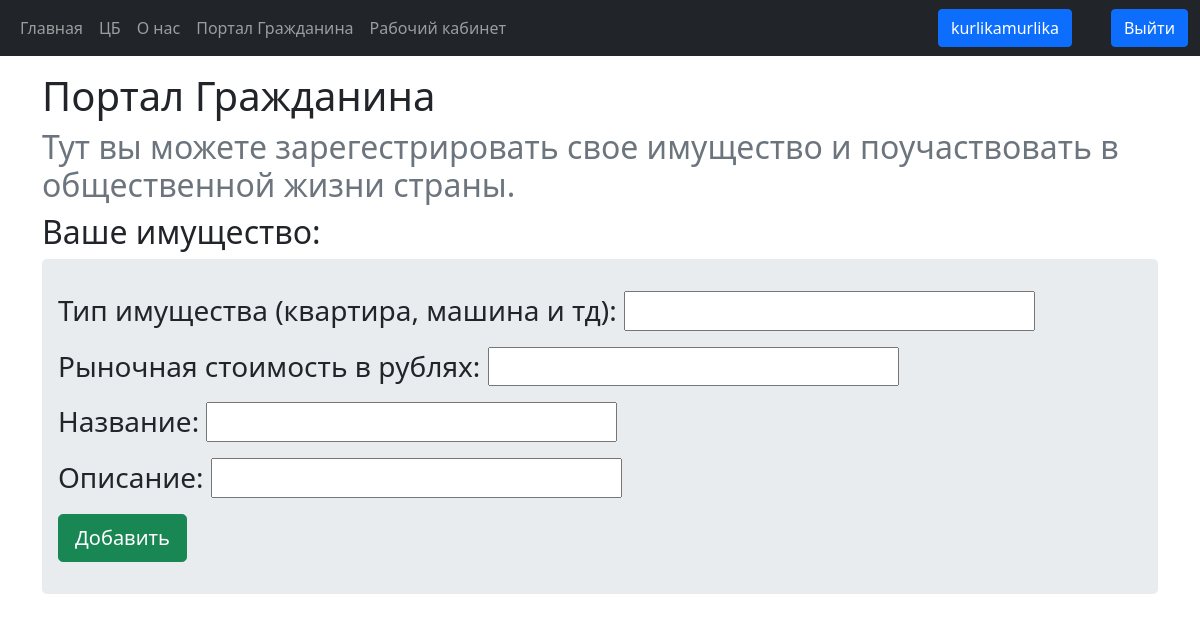
The app's page /citizen/ (signed in), older data.
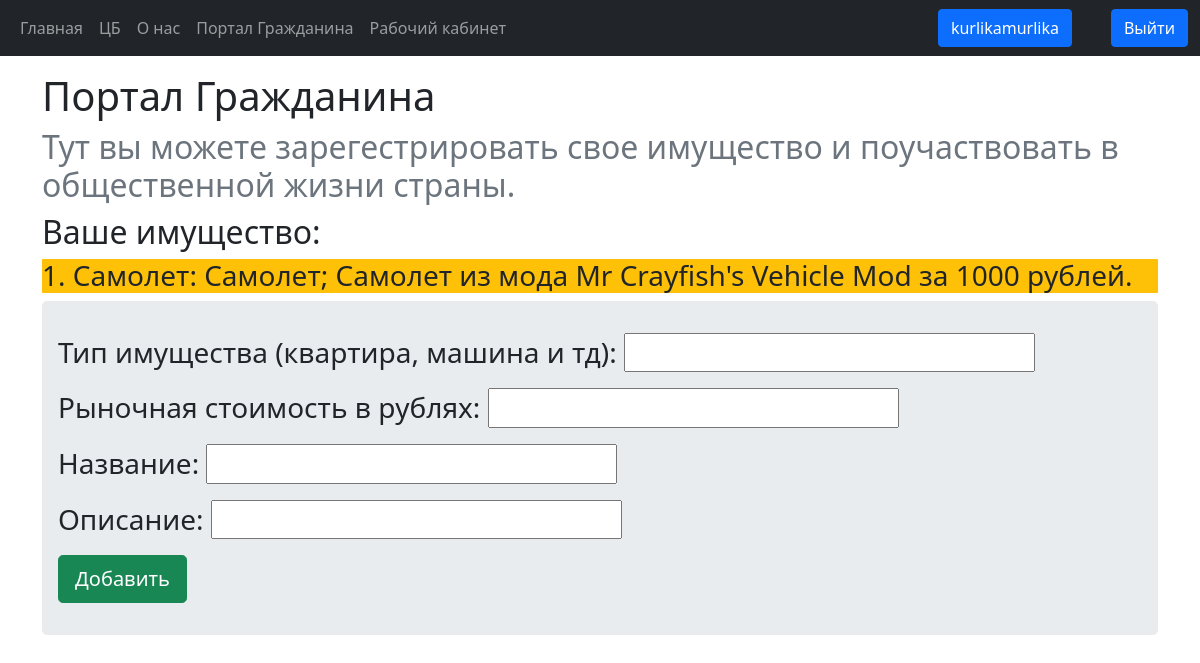
The same page, newer data.
### bank/models.py (models this page shows, shortened)
class Property(models.Model):
    citizen = models.ForeignKey(Citizen, on_delete=models.CASCADE, blank=True, null=True)
    property_type = models.CharField(max_length=50)
    market_price = models.IntegerField(default=0)
    name = models.CharField(max_length=100)
    description = models.TextField()

### bank/views.py (the view, shortened to what this page needs)
# urls.py: path('citizen/', views.citizen, name='citizen'),
def citizen(request):
    has_citizenship = False
    citizenship = ''
    bank_account = ''
    property_list = []
    try:
        bank_account = BankAccount.objects.get(user_id=request.user.id)
        has_bank = True
    except:
        has_bank = False
    try:
        citizenship = Citizen.objects.get(user_id=request.user.id)
        has_citizenship = True
        property_list = Property.objects.filter(citizen_id=citizenship.id)
    except:
        has_citizenship = False
    form = getCitizenShip(request.POST or None)
    form_property = RegisterProperty(request.POST or None)
    citizen_dict = {
        'has_citizenship': has_citizenship,
        'citizenship': citizenship,
        'form': form,
        'has_bank': has_bank,
        'form_property': form_property,
        'property_list': property_list,
    }
    if form_property.is_valid():
        print("works")
        citizen_property = form_property.save(commit=False)
        citizen_property.citizen = citizenship
        print(citizen_property)
        citizen_property.save()
    return render(request, 'bank/citizen.html', context=citizen_dict)

### bank/forms.py
class getCitizenShip(forms.Form):
    minecraft_username = forms.CharField(label="Ваш ник в Minecraft", min_length=3, max_length=16)
    discord_username = forms.CharField(label='Ваш ник в Discord')
    country = CountryField().formfield()

class RegisterProperty(forms.ModelForm):
    property_type = forms.CharField(label='Тип имущества (квартира, машина и тд)')
    market_price = forms.IntegerField(label="Рыночная стоимость в рублях", min_value=0)
    name = forms.CharField(label="Название")
    description = forms.CharField(label='Описание')
    class Meta:
        model = Property
        fields = ('property_type', 'market_price', 'name', 'description')

### bank/templates/bank/citizen.html (shortened to what this page needs)
<!DOCTYPE html>
{% extends 'bank/base.html' %}
{% block body_content %}
    {% if user.is_authenticated %}
        <h1>Портал Гражданина</h1>
        {% if has_citizenship%}
            <h2 class="text-secondary">Тут вы можете зарегестрировать свое имущество и поучаствовать в общественной жизни страны.</h2>
            <h2>Ваше имущество:</h2>
            <div class="bg-warning">
                {% for item in property_list %}
                    <h3>{{ forloop.counter }}. {{ item.property_type }}: {{ item.name }}; {{ item.description }} за {{ item.market_price }} рублей.</h3>
                {% endfor %}
            </div>
            <div class="jumbotron">
                <form method="post">
                    <h3>{{ form_property.as_p }}</h3>
                    <button class="btn btn-success btn-lg" type="submit">Добавить</button>
                </form>
            </div>
        {% endif %}
    {% else %}
        <h1>Войдите в свой аккаунт, чтобы продолжить работу с Порталом Гражданина</h1>
    {% endif %}
{% endblock %}

### bank/templates/bank/base.html (shortened to what this page needs)
<!DOCTYPE html>
<html lang="ru">
<head>
    <link href="https://cdn.jsdelivr.net/npm/bootstrap@5.1.2/dist/css/bootstrap.min.css" rel="stylesheet">
</head>
<body>
{% load static %}
<link href="{% static 'bank/style.css' %}" rel="stylesheet">
<nav class="navbar navbar-expand-sm bg-dark navbar-dark">
        <div class="container-fluid">
            <ul class="navbar-nav">
                <li class="nav-item">
                    <a class="nav-link" href="{% url 'bank:index' %}">Главная</a>
                </li>
                <li class="nav-item">
                    <a class="nav-link" href="{% url 'bank:send' %}">ЦБ</a>
                </li>
                <li class="nav-item">
                    <a class="nav-link" href="{% url 'bank:about_us' %}">О нас</a>
                </li>
                <li class="nav-item">
                    <a class='nav-link' href="{% url 'bank:citizen' %}">Портал Гражданина</a>
                </li>
                <li class="nav-item">
                    <a class='nav-link' href="{% url 'bank:workspace' %}">Рабочий кабинет</a>
                </li>
            </ul>
            <div class="d-flex">
                {% if user.is_authenticated %}
                    <li class="nav-item">{
                        <a class="btn btn-primary mx-3" href="{% url 'bank:profile' user.id%}">{{ user.get_username }}</a></li>
                    <li class="nav-item">
                        <a class="btn btn-primary" href="{% url 'logout'%}?next={{request.path}}">Выйти</a>
                    </li>
                {% endif %}
            </div>
        </div>
</nav>
<div class="container mt-3">
{% block body_content %}
{% endblock %}
</div>
</body>
</html>

### bank/static/bank/style.css (style rules this page uses)
.jumbotron { padding: 2rem 1rem; margin-bottom: 2rem; background-color: #e9ecef; border-radius: .3rem; }

Row changes from the older to the newer data that the page shows:
added Property: property_type "Самолет", name "Самолет", description "Самолет из мода Mr Crayfish's Vehicle Mod", market_price "1000"
